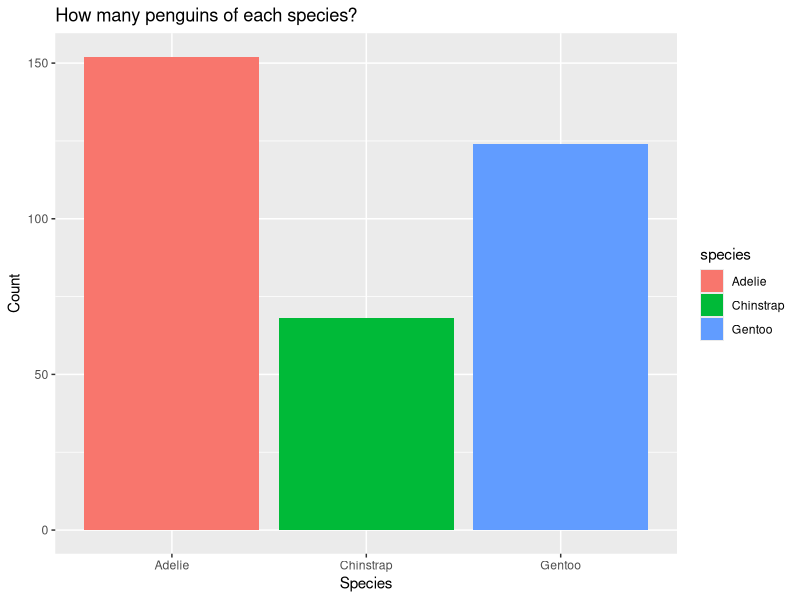
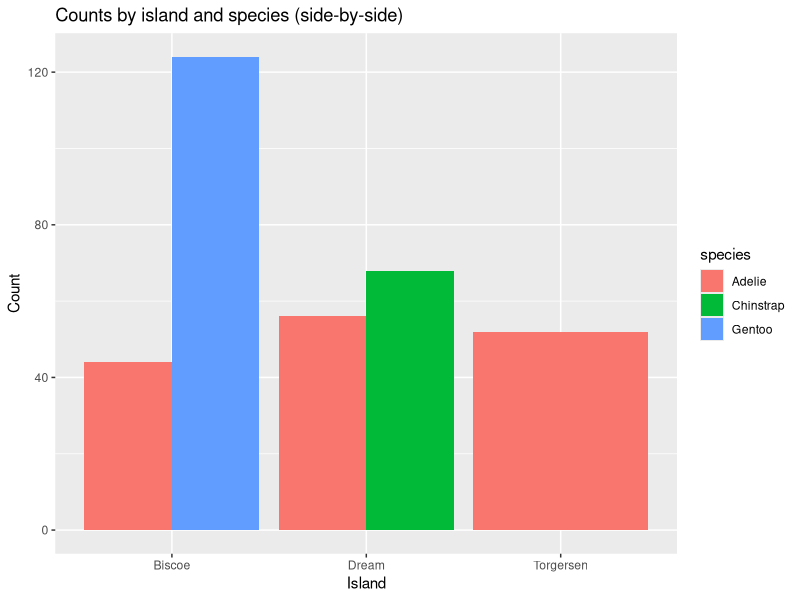

Generate these figures, in order, with R:
## ---- chunk 1
#| label: load-packages
#| message: false
#| warning: false
library(ggplot2)
library(tidyverse)
## ---- chunk 2
#| label: load-data
#| message: false
#| warning: false
data("penguins")
#if the data is saved in a CSVfile
# data <- read_csv("datafilename.csv")
## ---- chunk 3
#| content: valuebox
#| title: "Total births"

list(
  icon = "file-medical",
  color = "primary",
  value = 25
)
## ---- chunk 4
#| content: valuebox
#| title: "Cesarean deliveries"

list(
  icon = "clipboard2-pulse",
  color = "red",
  value = 5
)
## ---- chunk 5
#| content: valuebox
#| title: "Pre-term births"

list(
  icon = "calendar-week",
  color = "blue",
  value = 20
)
## ---- chunk 6
ggplot(penguins, aes(x = species, fill=species)) +
  geom_bar() +
  labs(title = "How many penguins of each species?",
       x = "Species", y = "Count")
## ---- chunk 7
penguins |>
  ggplot(aes(x = island, fill = species)) +
  geom_bar(position = "dodge") +
  labs(title = "Counts by island and species (side-by-side)",
       x = "Island", y = "Count")
